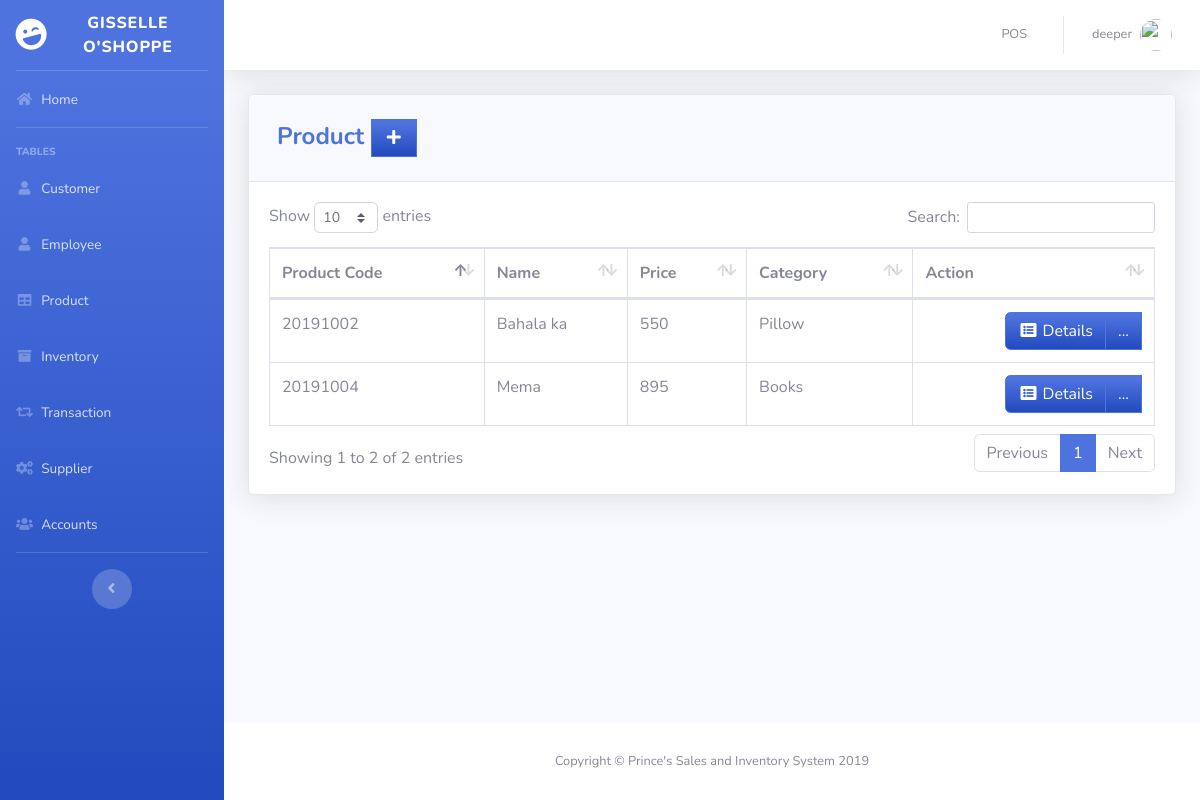
The app's page /pages/product.php (signed in) with its own data.
### tables this page shows
CREATE TABLE `product` (
  `PRODUCT_ID` int(11) NOT NULL,
  `PRODUCT_CODE` varchar(20) NOT NULL,
  `NAME` varchar(50) DEFAULT NULL,
  `DESCRIPTION` varchar(250) NOT NULL,
  `QTY_STOCK` int(50) DEFAULT NULL,
  `ON_HAND` int(250) NOT NULL,
  `PRICE` int(50) DEFAULT NULL,
  `CATEGORY_ID` int(11) DEFAULT NULL,
  `SUPPLIER_ID` int(11) DEFAULT NULL,
  `DATE_STOCK_IN` varchar(50) NOT NULL
);

CREATE TABLE `category` (
  `CATEGORY_ID` int(11) NOT NULL,
  `CNAME` varchar(50) DEFAULT NULL
);

### pages/product.php (the view, shortened to what this page needs)
<?php
include'../includes/connection.php';
include'../includes/sidebar.php';
?>
            <div class="card shadow mb-4">
            <div class="card-header py-3">
              <h4 class="m-2 font-weight-bold text-primary">Product&nbsp;<a  href="#" data-toggle="modal" data-target="#aModal" type="button" class="btn btn-primary bg-gradient-primary" style="border-radius: 0px;"><i class="fas fa-fw fa-plus"></i></a></h4>
            </div>
            <div class="card-body">
              <div class="table-responsive">
                <table class="table table-bordered" id="dataTable" width="100%" cellspacing="0">
               <thead>
                   <tr>
                     <th>Product Code</th>
                     <th>Name</th>
                     <th>Price</th>
                     <th>Category</th>
                     <th>Action</th>
                   </tr>
               </thead>
          <tbody>
<?php
    $query = 'SELECT PRODUCT_ID, PRODUCT_CODE, NAME, PRICE, CNAME, DATE_STOCK_IN FROM product p join category c on p.CATEGORY_ID=c.CATEGORY_ID GROUP BY PRODUCT_CODE';
        $result = mysqli_query($db, $query) or die (mysqli_error($db));
            while ($row = mysqli_fetch_assoc($result)) {
                echo '<tr>';
                echo '<td>'. $row['PRODUCT_CODE'].'</td>';
                echo '<td>'. $row['NAME'].'</td>';
                echo '<td>'. $row['PRICE'].'</td>';
                echo '<td>'. $row['CNAME'].'</td>';
                      echo '<td align="right"> <div class="btn-group">
                              <a type="button" class="btn btn-primary bg-gradient-primary" href="pro_searchfrm.php?action=edit & id='.$row['PRODUCT_CODE'] . '"><i class="fas fa-fw fa-list-alt"></i> Details</a>
                            <div class="btn-group">
                              <a type="button" class="btn btn-primary bg-gradient-primary dropdown no-arrow" data-toggle="dropdown" style="color:white;">
                              ... <span class="caret"></span></a>
                            <ul class="dropdown-menu text-center" role="menu">
                                <li>
                                  <a type="button" class="btn btn-warning bg-gradient-warning btn-block" style="border-radius: 0px;" href="pro_edit.php?action=edit & id='.$row['PRODUCT_ID']. '">
                                    <i class="fas fa-fw fa-edit"></i> Edit
                                  </a>
                                </li>
                            </ul>
                            </div>
                          </div> </td>';
                echo '</tr> ';
                        }
?>
                                </tbody>
                            </table>
                        </div>
                    </div>
                  </div>
<?php
include'../includes/footer.php';
?>

### records on screen
product: PRODUCT_CODE "20191002", NAME "Bahala ka", PRICE "550", CATEGORY_ID.CNAME "Pillow"
product: PRODUCT_CODE "20191004", NAME "Mema", PRICE "895", CATEGORY_ID.CNAME "Books"

### other values on screen
$_SESSION['FIRST_NAME'] "deeper"
